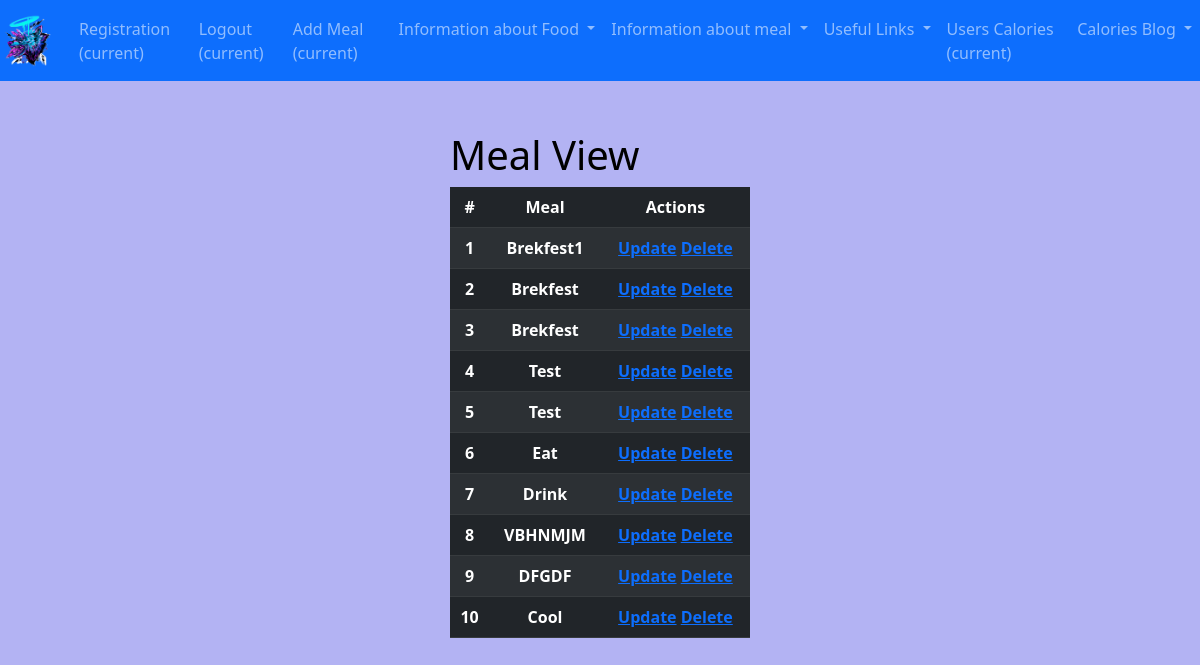
The page /meal/ (signed in) on the database its author committed.
### calories_counter/models.py (models this page shows, shortened)
class Meal(models.Model):
    meal_name = models.CharField(max_length=255)
    foods = models.ManyToManyField(Food, through="MealFood")

### calories_counter/views.py (the view)
# urls.py: path("meal/", views.MealView.as_view(), name="meals"),
class MealView(LoginRequiredMixin, ListView):
    model = Meal
    template_name = "calories_counter/meal.html"
    context_object_name = "meals"

### calories_counter/templates/calories_counter/meal.html (shortened to what this page needs)
{% extends 'base.html' %}
{% load static %}
{% block css_files %}
  <link rel="stylesheet" href="{% static "calories_counter/meal.css" %}">
{% endblock %}
{% block content %}
  <div id="user-meal-view">
    <h1>Meal View</h1>
    <table class="table table-dark table-striped">
      <thead>
        <tr>
          <th>#</th>
          <th>Meal</th>
          <th>Actions</th>
        </tr>
      </thead>
      {% for meal in meals %}
        <tr>
          <th>{{ forloop.counter }}</th>
          <th>{{ meal.meal_name }}</th>
          <th>
            <a href="{% url 'meal_update' meal.id %}">Update</a>
            <a href="{% url 'meal_delete' meal.id %}">Delete</a>
          </th>
        </tr>
      {% endfor %}
    </table>
  </div>
{% endblock %}

### static/styles.css (style rules this page uses)
h1 { color: black; }
body { background-color: #b3b3f3; }

### calories_counter/static/calories_counter/meal.css (style rules this page uses)
#user-meal-view { display: flex; justify-content: center; flex-direction: column; padding-top: 50px; width: 25%; margin: auto; }
th, td { text-align: center; padding: 8px; }

### rows shown on the page
Meal: meal_name "Brekfest1"
Meal: meal_name "Brekfest"
Meal: meal_name "Brekfest"
Meal: meal_name "Test"
Meal: meal_name "Test"
Meal: meal_name "Eat"
Meal: meal_name "Drink"
Meal: meal_name "VBHNMJM"
Meal: meal_name "DFGDF"
Meal: meal_name "Cool"
